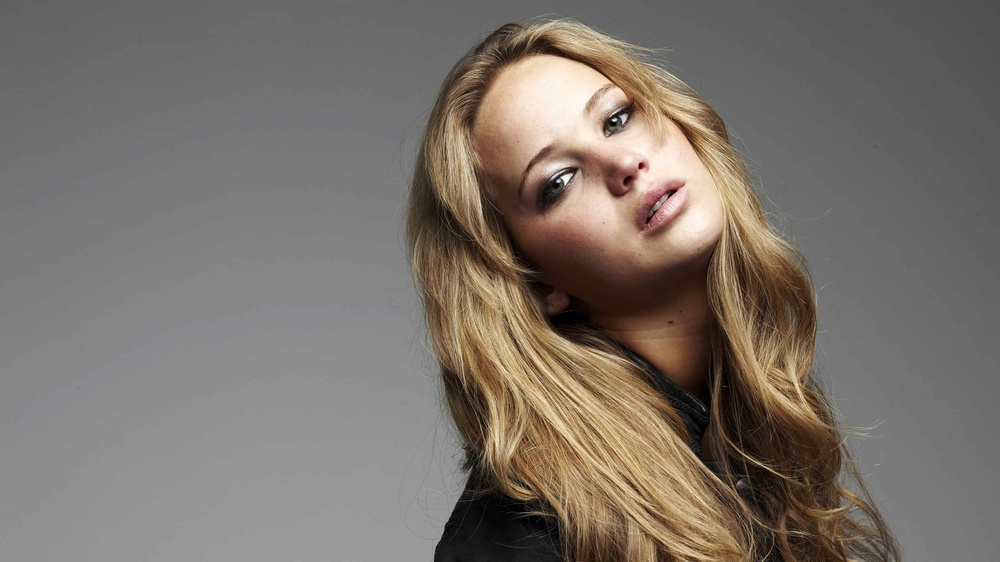
#> input picture q5/jeniffer.jpg, 1000 x 562 px, shrunk from 3840 x 2160 before the run
$ python q5d.py
#> lines starting #> are read from the running program, lines starting #| are printed output that depends on the picture; after the words box and inside, x2 and y2 are one past the last pixel; in counts of white or black regions, pixels touching at a corner belong together
import cv2
import matplotlib.pyplot as plt
import numpy as np

INPUT_IMAGE = "jeniffer.jpg"
PLANE = "V"

def main():
    print("Opening image:", INPUT_IMAGE)
    bgr = cv2.imread(INPUT_IMAGE)
#> bgr is the input picture: shape (562, 1000, 3); mean B, G, R 106.8, 114.3, 122.3
    if bgr is None:
        print("Error: could not read", INPUT_IMAGE)
        return
    print("Image loaded. Shape:", bgr.shape)
#| Image loaded. Shape: (562, 1000, 3)

    print("Converting BGR -> HSV...")
    hsv = cv2.cvtColor(bgr, cv2.COLOR_BGR2HSV)
#> hsv: shape (562, 1000, 3); mean H, S, V 10.7, 35.6, 122.4
    H = hsv[:, :, 0]
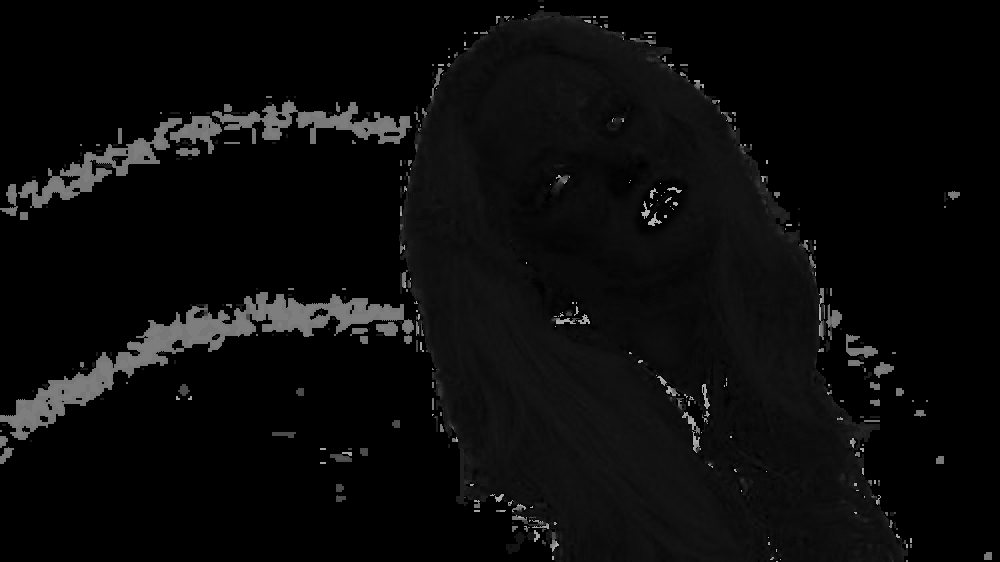
#> H: shape (562, 1000); min 0, max 179, mean 10.7
    S = hsv[:, :, 1]
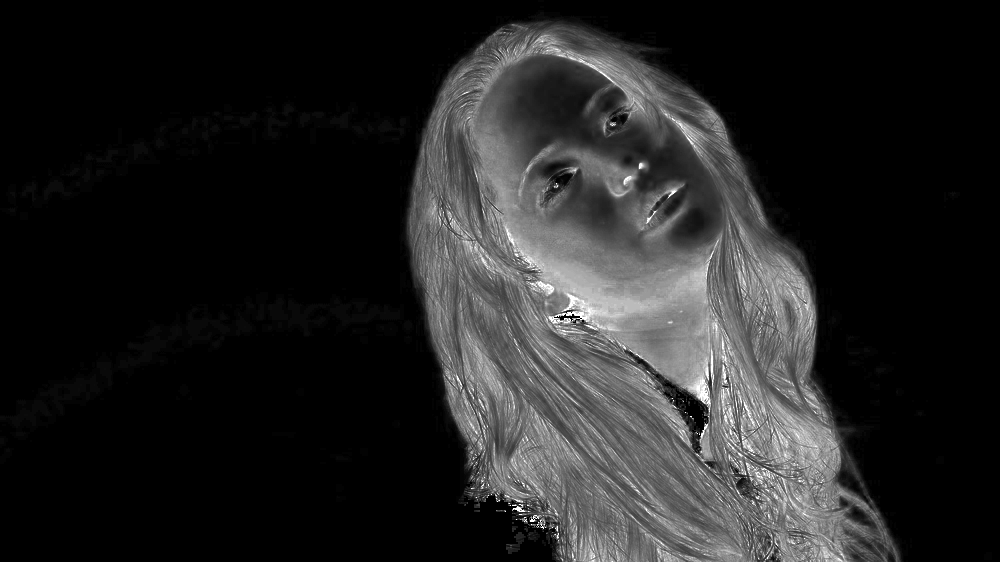
#> S: shape (562, 1000); min 0, max 255, mean 35.6
    V = hsv[:, :, 2]
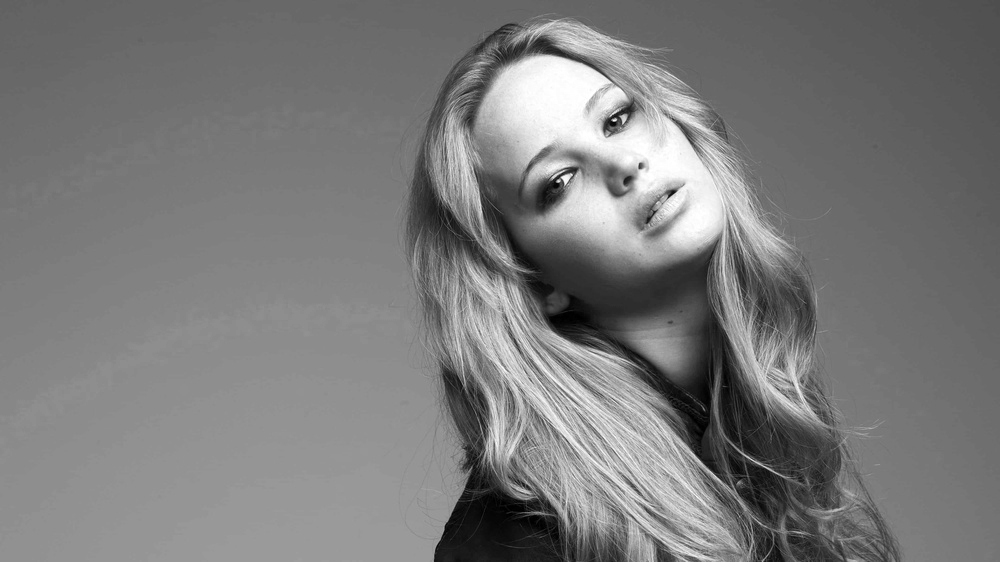
#> V: shape (562, 1000); min 0, max 255, mean 122.4

    if PLANE.upper() == "S":
        plane = S
        print("Using Saturation (S) channel.")
    else:
        plane = V
        print("Using Value (V) channel.")

    print("Applying Otsu threshold to build mask...")
    thresh_val, mask = cv2.threshold(
        plane, 0, 255, cv2.THRESH_BINARY + cv2.THRESH_OTSU
    )
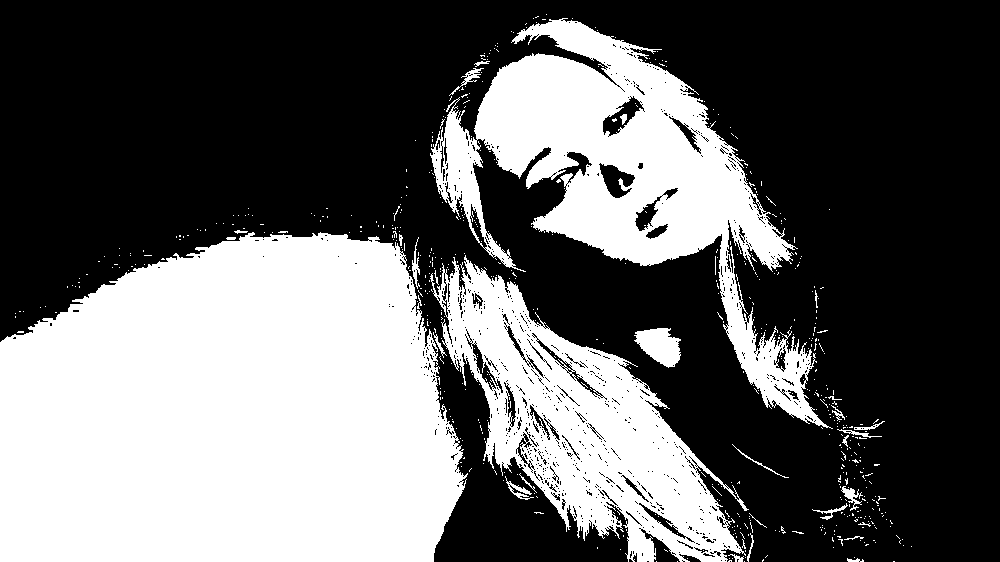
#> mask: shape (562, 1000); 39.6% white; 627 white regions (596 under 20 px), largest, box (x1, y1, x2, y2) and area: (0, 232, 468, 562) 130334, (430, 18, 833, 429) 50376, (430, 255, 749, 562) 37124
#> thresh_val = 128
    print("Otsu threshold value chosen:", thresh_val)
#| Otsu threshold value chosen: 128.0


    print("Collecting foreground values...")
    vals = plane[mask == 255]
    print("Total foreground pixels collected:", len(vals))
#| Total foreground pixels collected: 222368

    print("Building histogram (256 bins)...")
    hist, _ = np.histogram(vals, bins=256, range=(0, 255))
#> hist = 256 values, max 16237 at index 142, min 0 at index 0, mean 868.6

    print("Computing cumulative sum using np.cumsum...")
    cdf = np.cumsum(hist)
#> cdf = 256 values from 0 to 222368

    print("Final CDF value (should equal number of foreground pixels):", cdf[-1])
#| Final CDF value (should equal number of foreground pixels): 222368

    print("Displaying histogram and cumulative sum...")
    plt.figure(figsize=(10, 4))

    plt.subplot(1, 2, 1)
    plt.bar(range(256), hist, width=1.0)
    plt.title("Histogram (foreground)")
    plt.xlabel("Intensity")
    plt.ylabel("Count")

    plt.subplot(1, 2, 2)
    plt.plot(range(256), cdf)
    plt.title("Cumulative sum (CDF)")
    plt.xlabel("Intensity")
    plt.ylabel("Cumulative Count")

    plt.tight_layout()
    plt.show()
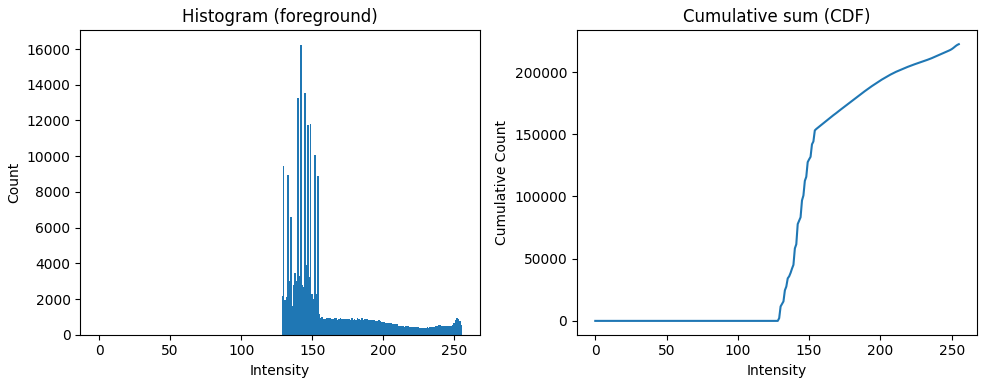
#> figure drawn by matplotlib, 2 panels; panel 1: tallest bar 16237 high, from x = 141.5 to 142.5; panel 2: curve peaks at x = 255, y = 222368
    print("Done.")

if __name__ == "__main__":
    main()
